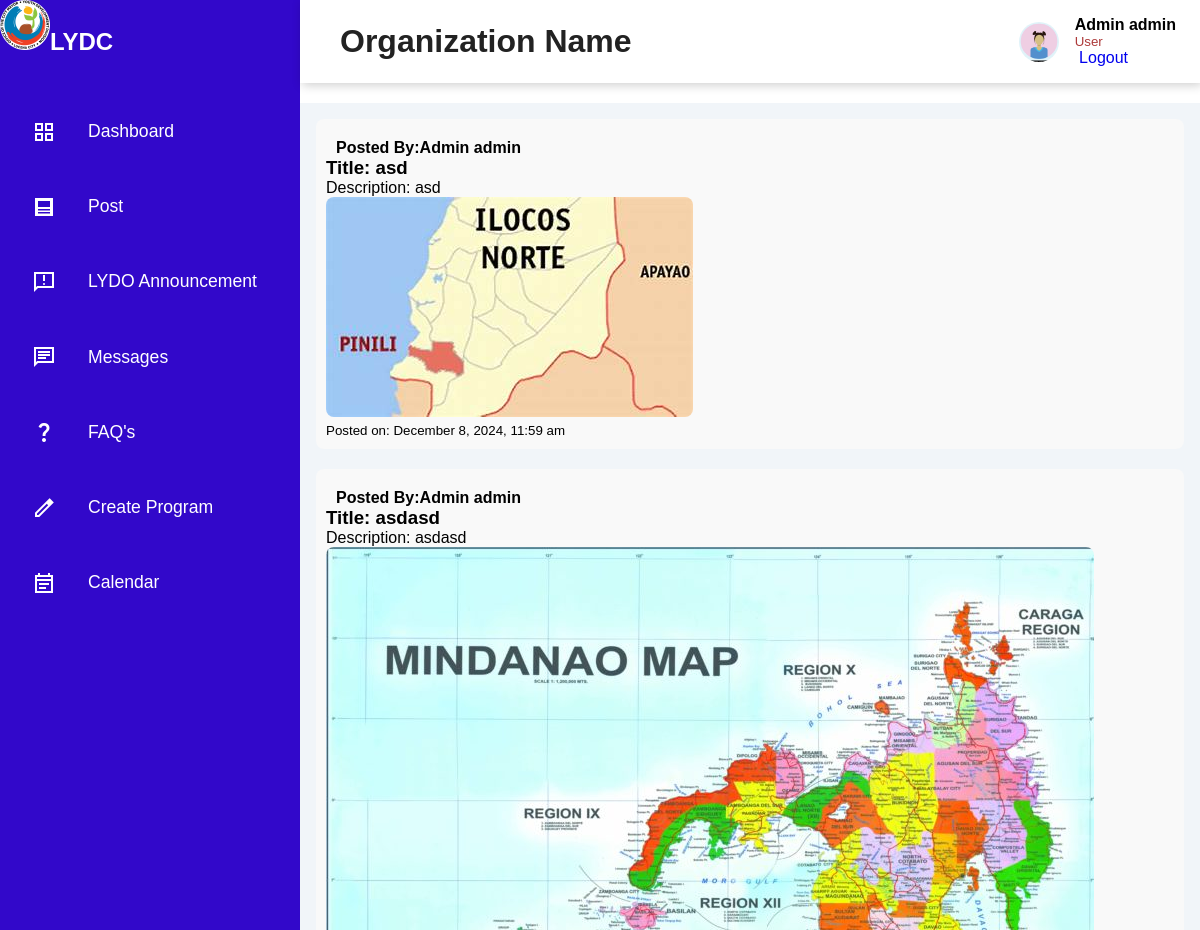
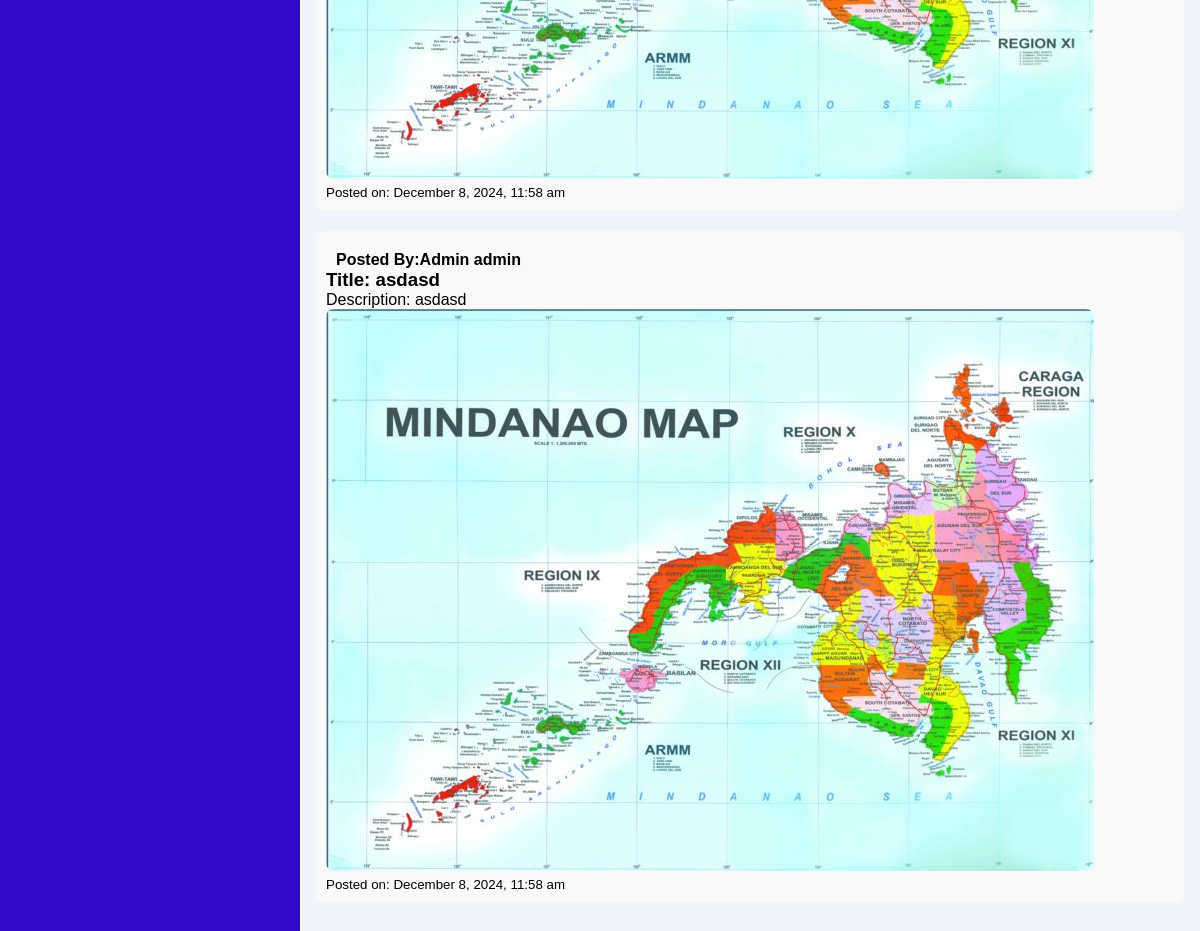
The page /org/posts/index.php (signed in) on the database its author committed (2 pictures, top to bottom).
### tables this page shows
CREATE TABLE `users` (
  `id` int(11) NOT NULL,
  `firstname` varchar(255) NOT NULL,
  `lastname` varchar(255) NOT NULL,
  `email` varchar(255) NOT NULL,
  `password` varchar(255) NOT NULL,
  `role` enum('admin','youth','organization') NOT NULL,
  `created_at` timestamp NOT NULL DEFAULT current_timestamp()
);

CREATE TABLE `posts` (
  `id` int(11) NOT NULL,
  `user_id` int(11) NOT NULL,
  `title` varchar(255) NOT NULL,
  `text` text NOT NULL,
  `image` varchar(255) NOT NULL,
  `created_at` timestamp NOT NULL DEFAULT current_timestamp()
);

### org/posts/index.php (the view, shortened to what this page needs)
<?php
include('../components/header.php');
include('../components/sidebar.php');
include('../components/navbar.php');
require '../../connection/connection.php';
try {
    $stmt = $pdo->prepare("SELECT p.id, p.title, p.text, p.image, p.created_at, u.firstname, u.lastname
                       FROM posts p
                       LEFT JOIN users u ON p.user_id = u.id
                       ORDER BY p.created_at DESC");
    $stmt->execute();
    $posts = $stmt->fetchAll(PDO::FETCH_ASSOC);
} catch (PDOException $e) {
    echo "Error: " . $e->getMessage();
}
?>
<div class="main-content">
    <main>
        <div class="posts">
            <?php if (!empty($posts)): ?>
                <?php foreach ($posts as $post): ?>
                    <div class="post">
                        <div class="user-info">
                            <h4>Posted By:<?= htmlspecialchars($post['firstname'] . ' ' . $post['lastname']); ?></h4>
                        </div>
                        <h3>Title: <?= htmlspecialchars($post['title']); ?></h3>
                        <p>Description: <?= nl2br(htmlspecialchars($post['text'])); ?></p>
                        <?php if ($post['image']): ?>
                            <img src="<?= '/capstone/admin/posts/' . basename($post['image']); ?>" alt="Post Image">
                        <?php endif; ?>
                        <p><small>Posted on: <?= date("F j, Y, g:i a", strtotime($post['created_at'])); ?></small></p>
                    </div>
                <?php endforeach; ?>
            <?php else: ?>
                <p>No posts available.</p>
            <?php endif; ?>
        </div>
    </main>
</div>
<?php include('../components/footer.php'); ?>

### org/components/header.php (shortened to what this page needs)
<!DOCTYPE html>
<html lang="en">
<head>
    <link rel="stylesheet" href="https://maxst.icons8.com/vue-static/landings/line-awesome/line-awesome/1.3.0/css/line-awesome.min.css" />
    <link rel="stylesheet" href="../dashboard/dashboard.css">
</head>
<body>

### org/components/sidebar.php (shortened to what this page needs)
<div class="sidebar">
    <div class="logo">
        <h2><img src="../../assets/images/LYDO-logo.png">LYDC</h2>
    </div>
    <div class="sidebar-menu">
        <ul>
            <li>
                <a href="../dashboard/">
                    <span class="material-symbols-sharp">grid_view</span>
                    <span>Dashboard</span>
                </a>
            </li>
            <li>
                <a href="../posts/">
                    <span class="material-symbols-sharp">post</span>
                    <span>Post</span>
                </a>
            </li>
            <li>
                <a href="../announcement/">
                    <span class="material-symbols-sharp">Announcement</span>
                    <span>LYDO Announcement</span>
                </a>
            </li>
            <li>
                <a href="message.php">
                    <span class="material-symbols-sharp">chat</span>
                    <span>Messages</span>
                </a>
            </li>
            <li>
                <a href="faq.php">
                    <span class="material-symbols-sharp">question_mark</span>
                    <span>FAQ's</span>
                </a>
            </li>
            <li>
                <a href="program.php">
                    <span class="material-symbols-sharp">create</span>
                    <span>Create Program</span>
                </a>
            </li>
            <li>
                <a href="../calendar/">
                    <span class="material-symbols-sharp">event_note</span>
                    <span>Calendar</span>
                </a>
            </li>
        </ul>
    </div>
</div>

### org/components/navbar.php (shortened to what this page needs)
<?php
require '../../connection/connection.php';
$user_id = $_SESSION['user_id'];
$query = "SELECT firstname, lastname FROM users WHERE id = :user_id";
$stmt = $pdo->prepare($query);
$stmt->bindParam(':user_id', $user_id, PDO::PARAM_INT);
$stmt->execute();
$user = $stmt->fetch(PDO::FETCH_ASSOC);
if ($user) {
    $first_name = $user['firstname'];
    $last_name = $user['lastname'];
} else {
    $first_name = "Unknown";
    $last_name = "User";
}
?>
<header>
    <h1>
        <label for="nav-toogle">
            <span class="las la-bars"></span>
        </label>
        Organization Name
    </h1>
    <div class="user-wrapper">
        <img src="../../assets/images/avatar.jpg" width="40px" height="40px" alt="">
        <div>
            <h4><?= htmlspecialchars($first_name . ' ' . $last_name); ?></h4>
            <small>User</small>
            <a href="../../auth/logout.php">
                <span>Logout</span>
            </a>
        </div>
    </div>
</header>

### org/components/footer.php (shortened to what this page needs)
</body>
</html>

### org/dashboard/dashboard.css (style rules this page uses)
:root { --box-shadow: 0 2rem 3rem var(--clr-light); --padding-1: 1.2rem; --card-padding: 1.8rem; --clr-white: #fff; }
* { margin: 0; padding: 0; box-sizing: border-box; text-decoration: none; list-style: none; font-family: 'Poppins', sans-serif; }
header { display: flex; justify-content: space-between; align-items: center; padding: 1rem 1.5rem; box-shadow: 2px 2px 10px rgba(0, 0, 0, 0.2); position: fixed; left: 300px; width: calc(100% - 300px); top: 0; z-index: 100; background-color: #fff; }
header h1 { display: flex; align-items: center; color: #222; }
header label span { font-size: 1.7rem; padding-right: 1rem; }
header .user-wrapper { display: flex; align-items: center; }
header .user-wrapper img { border-radius: 50%; margin-right: 1rem; }
header .user-wrapper small { display: block; color: rgb(173, 58, 58); }
.sidebar { width: 300px; position: fixed; height: 100%; left: 0; top: 0; background: rgb(50, 8, 202); z-index: 100; }
.logo { height: 90px; padding-left: 1rem 0rem 1rem 2rem; color: #fff; }
.logo img { width: 50px; height: 50px; }
.sidebar-menu li { width: 100%; margin-bottom: 1.5rem; padding-left: 1rem; }
.sidebar-menu { margin-top: 1rem; position: relative; display: block; }
.sidebar-menu a { padding-left: 1rem; display: block; color: #fff; font-size: 1.1rem; display: flex; gap: 1rem; align-items: center; height: 3.2rem; transition: all .1s ease-in; }
.sidebar-menu a span:first-child { font-size: 1.5rem; padding-right: 1rem; }
.main-content { margin-left: 300px; }
header { display: flex; justify-content: space-between; padding: 1rem 1.5rem; box-shadow: 2px 2px 10px rgba(0, 0, 0, 0.2); position: fixed; left: 300px; width: calc(100% - 300px); top: 0; z-index: 100; }
.user-wrapper { display: flex; align-items: center; }
.user-wrapper img { border-radius: 50%; margin-right: 1rem; }
.user-wrapper small { display: inline-block; color: rgb(173, 58, 58); }
main { margin-top: 85px; padding: 1rem; background: #f1f5f9; min-height: calc(100vh - 90px); }

### org/posts/index.php (style rules this page uses)
.post { margin-bottom: 20px; padding: 10px; background-color: #f9f9f9; border-radius: 8px; }
.post img { max-width: 100%; height: auto; border-radius: 8px; }
.user-info { margin-top: 10px; }
.user-info h4 { display: inline-block; margin-left: 10px; }

### rows shown on the page
users: firstname+lastname "Admin admin"
posts: user.lastname "Admin admin", title "asd", text "asd", image (picture), created_at "December 8, 2024, 11:59 am"
posts: user.lastname "Admin admin", title "asdasd", text "asdasd", image (picture), created_at "December 8, 2024, 11:58 am"
posts: user.lastname "Admin admin", title "asdasd", text "asdasd", image (picture), created_at "December 8, 2024, 11:58 am"
